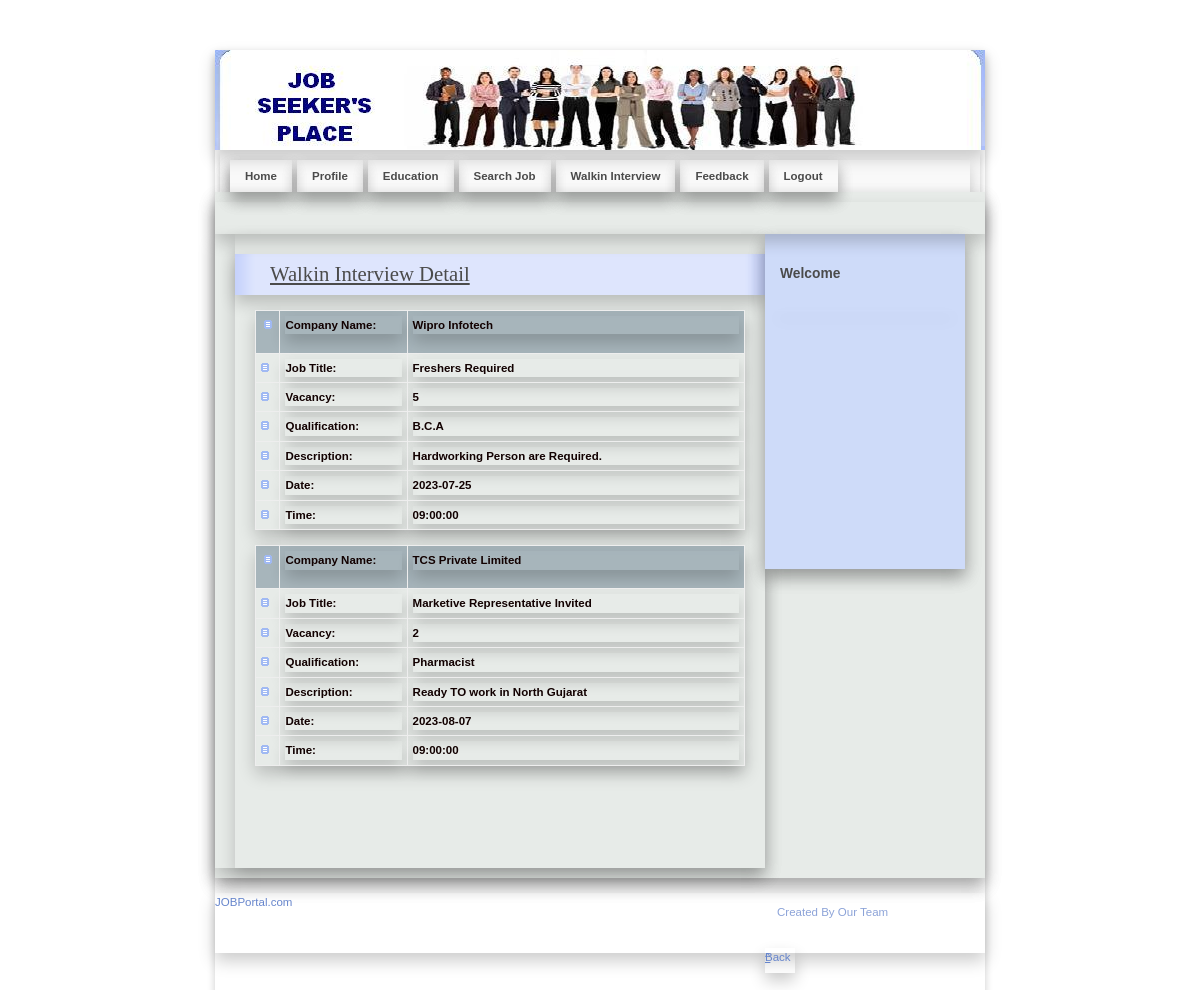
/JobSeeker/Walkin.php (signed in), run on the app's committed database.
### tables this page shows
CREATE TABLE `walkin_master` (
  `WalkInId` int(11) NOT NULL,
  `CompanyName` varchar(20) NOT NULL,
  `JobTitle` varchar(50) NOT NULL,
  `Vacancy` int(11) NOT NULL,
  `MinQualification` varchar(50) NOT NULL,
  `Description` varchar(100) NOT NULL,
  `InterviewDate` date NOT NULL,
  `InterviewTime` time NOT NULL
);

### JobSeeker/Walkin.php (the view, shortened to what this page needs)
<!DOCTYPE html PUBLIC "-//W3C//DTD XHTML 1.0 Strict//EN" "http://www.w3.org/TR/xhtml1/DTD/xhtml1-strict.dtd">
<html xmlns="http://www.w3.org/1999/xhtml" xml:lang="cs" lang="cs">
<head>
    <link rel="stylesheet" media="screen,projection" type="text/css" href="./css/main.css" />
    <link rel="stylesheet" media="print" type="text/css" href="./css/print.css" />
    <link rel="stylesheet" media="aural" type="text/css" href="./css/aural.css" />
</head>
<body id="www-url-cz">
<div id="main" class="box">
<?php
include "Header.php"
?>
<?php
include "menu.php"
?>
    <div id="page" class="box">
    <div id="page-in" class="box">
        <div id="strip" class="box noprint">
            <p id="breadcrumbs">&nbsp;</p>
        </div>
        <div id="content">
            <div class="article">
                <h2><span><a href="#">Walkin Interview Detail</a></span></h2>
                <?php
$con = mysqli_connect("localhost","root","","job");
$sql = "select * from walkin_master";
$result = mysqli_query($con,$sql)or die(mysqli_error($con));
while($row = mysqli_fetch_array($result))
{
$CompanyName=$row['CompanyName'];
$JobTitle=$row['JobTitle'];
$Vacancy=$row['Vacancy'];
$MinQualification=$row['MinQualification'];
$Description=$row['Description'];
$InterviewDate=$row['InterviewDate'];
$InterviewTime=$row['InterviewTime'];
?>
                <table width="100%" border="1" bordercolor="#1CB5F1" >
                  <tr>
                    <th width="5%" bgcolor="#1CB5F1" class="style3"><img src="../design/ico_cat.gif" alt="" width="8" height="9" /></th>
                  <th width="26%" height="32" bgcolor="#1CB5F1" class="style3"><div align="left" class="style9 style5"><strong>Company Name</strong>:</div></th>
                    <th width="69%" height="32" bgcolor="#1CB5F1" class="style3"><div align="left"><strong><?php echo $CompanyName;?></strong></div></th>
                  </tr>
                  <tr>
                    <td class="style3"><img src="../design/ico_cat.gif" alt="" width="8" height="9" /></td>
                   <td class="style3"><div align="left"><strong>Job Title:</strong></div></td>
                    <td class="style3"><div align="left" class="style9 style5"><strong><?php echo $JobTitle;?></strong></div></td>
                  </tr>
                  <tr>
                    <td class="style3"><img src="../design/ico_cat.gif" alt="" width="8" height="9" /></td>
                    <td class="style3"><div align="left" class="style9 style5"><strong>Vacancy</strong>:</div></td>
                    <td class="style3"><div align="left" class="style9 style5"><strong><?php echo $Vacancy;?></strong></div></td>
                  </tr>
                  <tr>
                    <td class="style3"><img src="../design/ico_cat.gif" alt="" width="8" height="9" /></td>
                    <td class="style3"><div align="left" class="style9 style5"><strong>Qualification:</strong></div></td>
                    <td class="style3"><div align="left" class="style9 style5"><strong><?php echo $MinQualification;?></strong></div></td>
                  </tr>
                  <tr>
                    <td class="style3"><img src="../design/ico_cat.gif" alt="" width="8" height="9" /></td>
                    <td class="style3"><div align="left" class="style9 style5"><strong>Description:</strong></div></td>
                    <td class="style3"><div align="left" class="style9 style5"><strong><?php echo $Description;?></strong></div></td>
                  </tr>
                  <tr>
                    <td class="style3"><img src="../design/ico_cat.gif" alt="" width="8" height="9" /></td>
                    <td class="style3"><div align="left" class="style9 style5"><strong>Date:</strong></div></td>
                    <td class="style3"><div align="left" class="style9 style5"><strong><?php echo $InterviewDate;?></strong></div></td>
                  </tr>
                  <tr>
                    <td class="style3"><img src="../design/ico_cat.gif" alt="" width="8" height="9" /></td>
                    <td class="style3"><div align="left" class="style9 style5"><strong>Time:</strong></div></td>
                    <td class="style3"><div align="left" class="style9 style5"><strong><?php echo $InterviewTime;?></strong></div></td>
                  </tr>
                  <?php
}
?>
  </table>
              <p>&nbsp;</p>
              <p class="btn-more box noprint">&nbsp;</p>
          </div>
        </div>
<?php
include "right.php"
?>
    </div>
    </div>
<?php
include "footer.php"
?>
</div>
</body>
</html>

### JobSeeker/css/main.css (style rules this page uses)
* { min-height: 1px; }
body { border: 0; margin: 0; padding: 0; background: #ffffff; font: 72%/160% "verdana", sans-serif; color: #120101; _text-align: center; }
a { color: #4b4b4b; }
p { border: 0; margin: 15px 0; padding: 0; }
div { display: block; border: 0; margin: 0; padding: 0; box-shadow: 0 8px 16px 0 rgba(0, 0, 0, 0.2); }
h1, h2, h3, h4, h5 { border: 0; margin: 15px 0 10px 0; padding: 0; font-weight: bold; }
h2 { font-size: 180%; line-height: 100%; font-family: "georgia", serif; font-weight: normal; }
table { display: table; border-collapse: collapse; margin: 15px 0; padding: 0; border: 1px solid rgb(238, 95, 95); font-size: 100%; box-shadow: 0 8px 16px 0 rgba(0, 0, 0, 0.2); }
tr { display: table-row; }
th, td { display: table-cell; border: 1px solid rgb(238, 238, 238); margin: 0; padding: 5px; vertical-align: top; text-align: left; }
th { background: rgba(81, 110, 128, 0.43); text-align: center; columns: #120101; font-weight: bold; }
a, img, span { border: 0; margin: 0; padding: 0; }
strong, .strong { font-weight: bold; }
.box { min-height: 1px; _height: 1px; }
.box:after { content: "."; display: block; line-height: 0px; font-size: 0px; visibility: hidden; clear: both; }
#main { width: 770px; margin: 50px auto 0 auto; _text-align: left; box-shadow: 0 4px 8px 0 rgba(0, 0, 0, 0.2); }
#page { width: 770px; min-height: 1px; background: #e7ebe8; _height: 1px; box-shadow: 0 8px 16px 0 rgba(0, 0, 0, 0.2); }
#page-in { min-height: 1px; padding: 10px 0; _height: 1px; box-shadow: 0 8px 16px 0 rgba(0, 0, 0, 0.2); }
#strip { position: relative; clear: both; padding: 3px 20px 10px 20px; color: #7a807c; }
#strip p { margin: 0; }
#strip #breadcrumbs { width: 520px; margin: 0; padding: 0; }
#content { float: left; width: 530px; _width: 550px; margin: 0; padding: 0 0 0 20px; }
#content .article { clear: both; margin: 0; padding: 20px; }
#content .article h2 { margin: 0 -20px; padding: 10px; background: #dee5fd url("../design/content_title_bg.gif") 0 0 repeat-y; color: #4b4b4b; box-shadow: 0 8px 16px 0 rgba(0, 0, 0, 0.2); }
#content .article h2 span { padding-left: 25px; }
#content .article p { text-align: justify; }
#content .btn-more { margin: 0 0 15px 0; padding: 0; border: 0; position: relative; }

### JobSeeker/css/print.css (style rules this page uses)
body { border:0; margin:0; padding:0; font-size:12pt }
a { color:#000; text-decoration:none; }
h1, h2, h3 { page-break-after:avoid; page-break-inside:avoid; }
table { border-collapse: collapse; border-width:1px; border-style:solid; }
th, td { display:table-cell; border-width:1px; border-style:solid; }
.noprint { display:none; }

### JobSeeker/css/aural.css (style rules this page uses)
body { voice-family:paul,male; volume:loud; speech-rate:slow; richness:90; stress:20; }
h1, h2, h3, h4, h5 { cue-before:url("ping.au"); }
p, table { pause:50ms; }
strong { pitch:medium; pitch-range:60; stress:90; richness:90; }

### JobSeeker/Walkin.php (style rules this page uses)
.style3 { font-weight: bold }

### data on the page
walkin_master: CompanyName "Wipro Infotech", JobTitle "Freshers Required", Vacancy "5", MinQualification "B.C.A", Description "Hardworking Person are Required.", InterviewDate "2023-07-25", InterviewTime "09:00:00"
walkin_master: CompanyName "TCS Private Limited", JobTitle "Marketive Representative Invited", Vacancy "2", MinQualification "Pharmacist", Description "Ready TO work in North Gujarat", InterviewDate "2023-08-07", InterviewTime "09:00:00"
